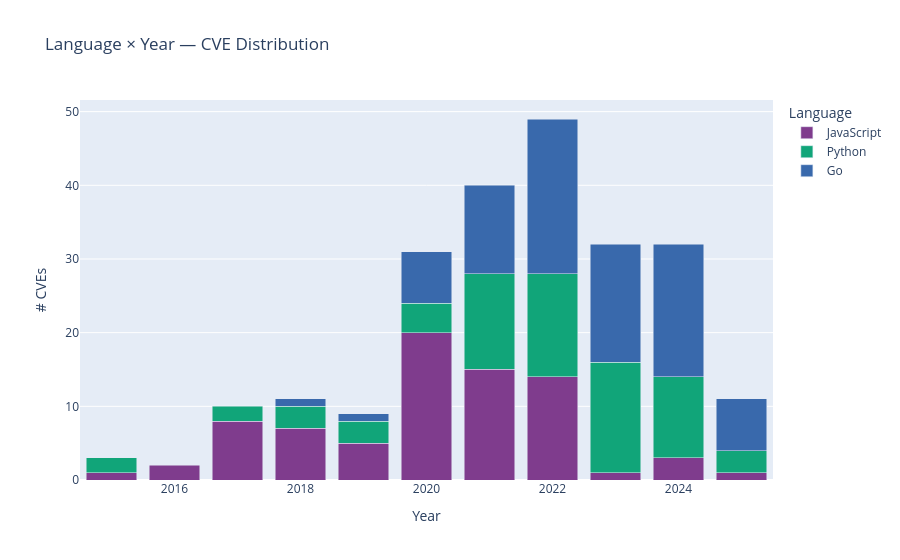

The notebook cell saved with this chart:
### Code cell
# ── Language × Year grouped bar ────────────────────────────────────────────────
lang_year = (
    df.dropna(subset=["year"])
    .groupby(["year", "language"])["cve_id"]
    .count()
    .reset_index()
    .rename(columns={"cve_id": "count"})
)

fig = px.bar(
    lang_year, x="year", y="count",
    color="language",
    barmode="stack",
    title="Language × Year — CVE Distribution",
    color_discrete_sequence=PALETTE,
)
fig.update_layout(xaxis_title="Year", yaxis_title="# CVEs", legend_title="Language")
fig.show()

### Figure 1 — Plotly figure (JSON) as saved in the notebook; plotly's stock layout.template omitted (floating-point values rounded to 4 significant figures)
{"data": [{"hovertemplate": "language=JavaScript<br>year=%{x}<br>count=%{y}<extra></extra>", "legendgroup": "JavaScript", "marker": {"color": "rgb(127, 60, 141)", "pattern": {"shape": ""}}, "name": "JavaScript", "orientation": "v", "showlegend": true, "textposition": "auto", "type": "bar", "x": [2015, 2016, 2017, 2018, 2019, 2020, 2021, 2022, 2023, 2024, 2025], "xaxis": "x", "y": [1, 2, 8, 7, 5, 20, 15, 14, 1, 3, 1], "yaxis": "y"}, {"hovertemplate": "language=Python<br>year=%{x}<br>count=%{y}<extra></extra>", "legendgroup": "Python", "marker": {"color": "rgb(17, 165, 121)", "pattern": {"shape": ""}}, "name": "Python", "orientation": "v", "showlegend": true, "textposition": "auto", "type": "bar", "x": [2015, 2017, 2018, 2019, 2020, 2021, 2022, 2023, 2024, 2025], "xaxis": "x", "y": [2, 2, 3, 3, 4, 13, 14, 15, 11, 3], "yaxis": "y"}, {"hovertemplate": "language=Go<br>year=%{x}<br>count=%{y}<extra></extra>", "legendgroup": "Go", "marker": {"color": "rgb(57, 105, 172)", "pattern": {"shape": ""}}, "name": "Go", "orientation": "v", "showlegend": true, "textposition": "auto", "type": "bar", "x": [2018, 2019, 2020, 2021, 2022, 2023, 2024, 2025], "xaxis": "x", "y": [1, 1, 7, 12, 21, 16, 18, 7], "yaxis": "y"}], "layout": {"barmode": "stack", "legend": {"title": {"text": "Language"}, "tracegroupgap": 0}, "title": {"text": "Language × Year — CVE Distribution"}, "xaxis": {"anchor": "y", "domain": [0, 1], "title": {"text": "Year"}}, "yaxis": {"anchor": "x", "domain": [0, 1], "title": {"text": "# CVEs"}}}}
